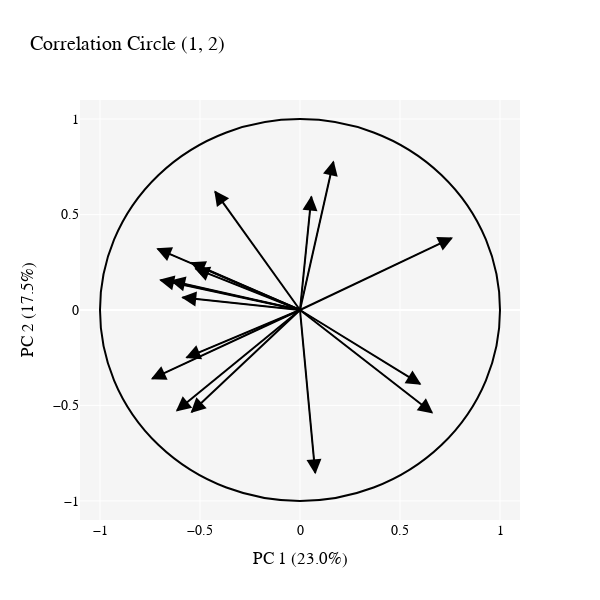

Notebook source saved alongside this figure:
### Markdown cell above
Have a look at the following two correlation circles. You can hover over the arrowheads to read the names of the variables.

### Code cell
var_corr_df1 = calculate_var_corrs((0, 1), X, Xpca, var_names, pca.explained_variance_ratio_, 0.5)
fig16 = create_correlation_circle(var_corr_df1)
fig16.show()

### Figure 1 — Plotly figure (JSON) as saved in the notebook; plotly's stock layout.template omitted (floating-point values rounded to 4 significant figures)
{"data": [{"hovertemplate": "ODA as percent of GNI (log)<br>(-0.54; 0.25)", "marker": {"color": "black"}, "mode": "lines", "name": "", "showlegend": false, "type": "scatter", "x": [0, -0.5433], "y": [0, 0.2483]}, {"hovertemplate": "Europe (%)<br>(0.66; -0.54)", "marker": {"color": "black"}, "mode": "lines", "name": "", "showlegend": false, "type": "scatter", "x": [0, 0.6592], "y": [0, -0.5367]}, {"hovertemplate": "Sub-Saharan Africa (%)<br>(-0.7; 0.16)", "marker": {"color": "black"}, "mode": "lines", "name": "", "showlegend": false, "type": "scatter", "x": [0, -0.6973], "y": [0, 0.1569]}, {"hovertemplate": "poor country focus (%)<br>(-0.71; 0.32)", "marker": {"color": "black"}, "mode": "lines", "name": "", "showlegend": false, "type": "scatter", "x": [0, -0.7114], "y": [0, 0.32]}, {"hovertemplate": "Fragile states (%)<br>(-0.42; 0.62)", "marker": {"color": "black"}, "mode": "lines", "name": "", "showlegend": false, "type": "scatter", "x": [0, -0.4244], "y": [0, 0.6197]}, {"hovertemplate": "Government, Society and Peace (%)<br>(-0.54; -0.53)", "marker": {"color": "black"}, "mode": "lines", "name": "", "showlegend": false, "type": "scatter", "x": [0, -0.5416], "y": [0, -0.5345]}, {"hovertemplate": "Transport, Communication and Energy (%)<br>(0.06; 0.59)", "marker": {"color": "black"}, "mode": "lines", "name": "", "showlegend": false, "type": "scatter", "x": [0, 0.05696], "y": [0, 0.5937]}, {"hovertemplate": "Agriculture, Forestry, Fishing (%)<br>(-0.52; 0.22)", "marker": {"color": "black"}, "mode": "lines", "name": "", "showlegend": false, "type": "scatter", "x": [0, -0.5222], "y": [0, 0.2169]}, {"hovertemplate": "Multi-Sector / Cross-Cutting (%)<br>(-0.64; 0.15)", "marker": {"color": "black"}, "mode": "lines", "name": "", "showlegend": false, "type": "scatter", "x": [0, -0.6426], "y": [0, 0.1525]}, {"hovertemplate": "Project-type interventions (%)<br>(0.17; 0.78)", "marker": {"color": "black"}, "mode": "lines", "name": "", "showlegend": false, "type": "scatter", "x": [0, 0.1667], "y": [0, 0.7752]}, {"hovertemplate": "in-donor expenditures (%)<br>(0.6; -0.39)", "marker": {"color": "black"}, "mode": "lines", "name": "", "showlegend": false, "type": "scatter", "x": [0, 0.6006], "y": [0, -0.3875]}, {"hovertemplate": "Budget support and pooled funding (%)<br>(-0.74; -0.36)", "marker": {"color": "black"}, "mode": "lines", "name": "", "showlegend": false, "type": "scatter", "x": [0, -0.7384], "y": [0, -0.3597]}, {"hovertemplate": "Multilateral Organisations (%)<br>(-0.61; -0.53)", "marker": {"color": "black"}, "mode": "lines", "name": "", "showlegend": false, "type": "scatter", "x": [0, -0.6147], "y": [0, -0.5263]}, {"hovertemplate": "Public Sector (%)<br>(0.76; 0.38)", "marker": {"color": "black"}, "mode": "lines", "name": "", "showlegend": false, "type": "scatter", "x": [0, 0.7576], "y": [0, 0.3766]}, {"hovertemplate": "NGOs, civil society and research institutions (%)<br>(-0.57; -0.25)", "marker": {"color": "black"}, "mode": "lines", "name": "", "showlegend": false, "type": "scatter", "x": [0, -0.5674], "y": [0, -0.2491]}, {"hovertemplate": "earmarked-to-core-ratio log<br>(-0.59; 0.07)", "marker": {"color": "black"}, "mode": "lines", "name": "", "showlegend": false, "type": "scatter", "x": [0, -0.5879], "y": [0, 0.06558]}, {"hovertemplate": "share of multilateral<br>(0.08; -0.85)", "marker": {"color": "black"}, "mode": "lines", "name": "", "showlegend": false, "type": "scatter", "x": [0, 0.076], "y": [0, -0.8524]}], "layout": {"annotations": [{"arrowcolor": "black", "arrowhead": 2, "arrowsize": 3, "ax": 0, "axref": "x", "ay": 0, "ayref": "y", "showarrow": true, "x": -0.5488, "xref": "x", "y": 0.2507, "yref": "y"}, {"arrowcolor": "black", "arrowhead": 2, "arrowsize": 3, "ax": 0, "axref": "x", "ay": 0, "ayref": "y", "showarrow": true, "x": 0.6658, "xref": "x", "y": -0.5421, "yref": "y"}, {"arrowcolor": "black", "arrowhead": 2, "arrowsize": 3, "ax": 0, "axref": "x", "ay": 0, "ayref": "y", "showarrow": true, "x": -0.7043, "xref": "x", "y": 0.1585, "yref": "y"}, {"arrowcolor": "black", "arrowhead": 2, "arrowsize": 3, "ax": 0, "axref": "x", "ay": 0, "ayref": "y", "showarrow": true, "x": -0.7185, "xref": "x", "y": 0.3232, "yref": "y"}, {"arrowcolor": "black", "arrowhead": 2, "arrowsize": 3, "ax": 0, "axref": "x", "ay": 0, "ayref": "y", "showarrow": true, "x": -0.4287, "xref": "x", "y": 0.6259, "yref": "y"}, {"arrowcolor": "black", "arrowhead": 2, "arrowsize": 3, "ax": 0, "axref": "x", "ay": 0, "ayref": "y", "showarrow": true, "x": -0.547, "xref": "x", "y": -0.5398, "yref": "y"}, {"arrowcolor": "black", "arrowhead": 2, "arrowsize": 3, "ax": 0, "axref": "x", "ay": 0, "ayref": "y", "showarrow": true, "x": 0.05753, "xref": "x", "y": 0.5996, "yref": "y"}, {"arrowcolor": "black", "arrowhead": 2, "arrowsize": 3, "ax": 0, "axref": "x", "ay": 0, "ayref": "y", "showarrow": true, "x": -0.5274, "xref": "x", "y": 0.219, "yref": "y"}, {"arrowcolor": "black", "arrowhead": 2, "arrowsize": 3, "ax": 0, "axref": "x", "ay": 0, "ayref": "y", "showarrow": true, "x": -0.6491, "xref": "x", "y": 0.154, "yref": "y"}, {"arrowcolor": "black", "arrowhead": 2, "arrowsize": 3, "ax": 0, "axref": "x", "ay": 0, "ayref": "y", "showarrow": true, "x": 0.1684, "xref": "x", "y": 0.7829, "yref": "y"}, {"arrowcolor": "black", "arrowhead": 2, "arrowsize": 3, "ax": 0, "axref": "x", "ay": 0, "ayref": "y", "showarrow": true, "x": 0.6066, "xref": "x", "y": -0.3913, "yref": "y"}, {"arrowcolor": "black", "arrowhead": 2, "arrowsize": 3, "ax": 0, "axref": "x", "ay": 0, "ayref": "y", "showarrow": true, "x": -0.7458, "xref": "x", "y": -0.3633, "yref": "y"}, {"arrowcolor": "black", "arrowhead": 2, "arrowsize": 3, "ax": 0, "axref": "x", "ay": 0, "ayref": "y", "showarrow": true, "x": -0.6209, "xref": "x", "y": -0.5315, "yref": "y"}, {"arrowcolor": "black", "arrowhead": 2, "arrowsize": 3, "ax": 0, "axref": "x", "ay": 0, "ayref": "y", "showarrow": true, "x": 0.7651, "xref": "x", "y": 0.3804, "yref": "y"}, {"arrowcolor": "black", "arrowhead": 2, "arrowsize": 3, "ax": 0, "axref": "x", "ay": 0, "ayref": "y", "showarrow": true, "x": -0.5731, "xref": "x", "y": -0.2516, "yref": "y"}, {"arrowcolor": "black", "arrowhead": 2, "arrowsize": 3, "ax": 0, "axref": "x", "ay": 0, "ayref": "y", "showarrow": true, "x": -0.5937, "xref": "x", "y": 0.06623, "yref": "y"}, {"arrowcolor": "black", "arrowhead": 2, "arrowsize": 3, "ax": 0, "axref": "x", "ay": 0, "ayref": "y", "showarrow": true, "x": 0.07676, "xref": "x", "y": -0.8609, "yref": "y"}], "font": {"color": "black", "family": "Montserrat", "size": 14}, "height": 600, "plot_bgcolor": "rgb(245, 245, 245)", "shapes": [{"line": {"color": "black"}, "type": "circle", "x0": -1, "x1": 1, "xref": "x", "y0": -1, "y1": 1, "yref": "y"}], "title": {"text": "Correlation Circle (1, 2)"}, "width": 600, "xaxis": {"range": [-1.1, 1.1], "title": {"text": "PC 1 (23.0%)"}, "type": "linear", "zeroline": false}, "yaxis": {"range": [-1.1, 1.1], "title": {"text": "PC 2 (17.5%)"}, "type": "linear"}}}
